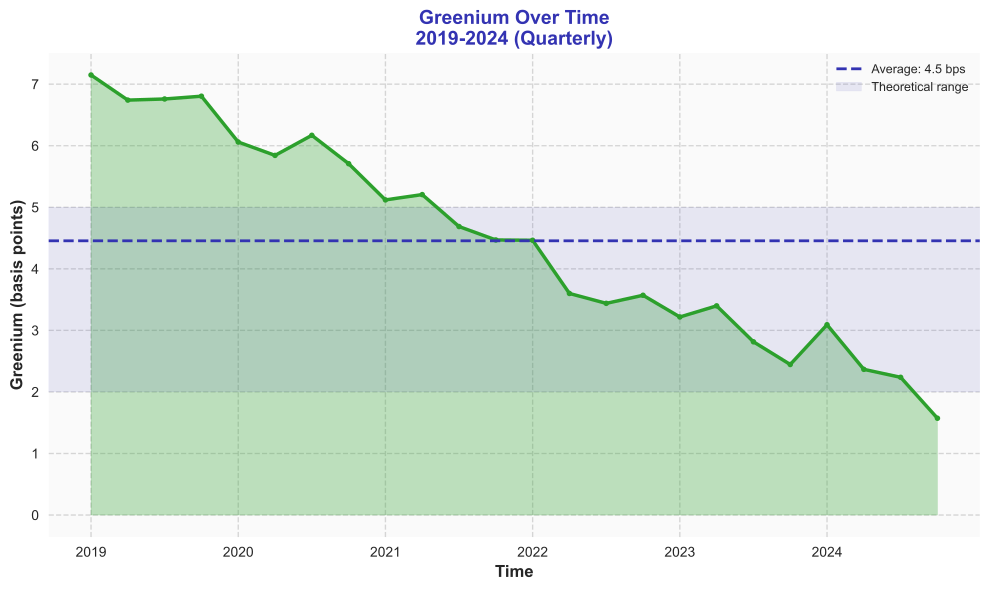

Source code (Python):
import matplotlib.pyplot as plt
import numpy as np

COLORS = {'primary': '#3333B2', 'success': '#2CA02C', 'warning': '#FF7F0E'}

def generate_chart():
    try:
        plt.style.use('seaborn-v0_8')
        fig, ax = plt.subplots(figsize=(10, 6))

        # Quarterly data for greenium 2019-2024
        quarters = np.arange(0, 24)  # 6 years × 4 quarters
        year_labels = ['2019', '2020', '2021', '2022', '2023', '2024']

        # Greenium in basis points (realistic declining pattern matching Chart 1)
        # Declining from 7 bps (2019) to 2 bps (2024) based on academic research
        np.random.seed(42)
        base_trend = np.linspace(7.0, 2.0, len(quarters))  # Linear decline
        noise = np.random.normal(0, 0.3, len(quarters))  # Quarterly variation
        greenium = base_trend + noise
        greenium = np.clip(greenium, 1.5, 8.0)  # Keep in realistic range

        # Plot with shaded area
        ax.plot(quarters, greenium, color=COLORS['success'], linewidth=2.5, marker='o', markersize=4)
        ax.fill_between(quarters, greenium, alpha=0.3, color=COLORS['success'])

        # Add average line
        ax.axhline(y=greenium.mean(), color=COLORS['primary'], linestyle='--',
                  linewidth=2, label=f'Average: {greenium.mean():.1f} bps')

        # Add theoretical range
        ax.axhspan(2, 5, alpha=0.1, color=COLORS['primary'], label='Theoretical range')

        ax.set_xlabel('Time', fontsize=12, fontweight='bold')
        ax.set_ylabel('Greenium (basis points)', fontsize=12, fontweight='bold')
        ax.set_title('Greenium Over Time\n2019-2024 (Quarterly)',
                     fontsize=14, fontweight='bold', color=COLORS['primary'])

        # Set x-tick labels to years
        ax.set_xticks([0, 4, 8, 12, 16, 20])
        ax.set_xticklabels(year_labels, fontsize=10)

        ax.legend(fontsize=9, loc='upper right')
        ax.grid(True, alpha=0.3, linestyle='--', color='#7F7F7F')

        ax.set_facecolor('#FAFAFA')
        fig.patch.set_facecolor('white')

        plt.tight_layout()
        plt.savefig('charts/week1/week1_v2_goal3_chart4_greenium_time.pdf', format='pdf',
                    dpi=300, bbox_inches='tight', facecolor='white', edgecolor='none')
        print("SUCCESS: charts/week1/week1_v2_goal3_chart4_greenium_time.pdf")
        plt.close()
        return True
    except Exception as e:
        print(f"ERROR: {e}")
        return False

if __name__ == "__main__":
    exit(0 if generate_chart() else 1)
